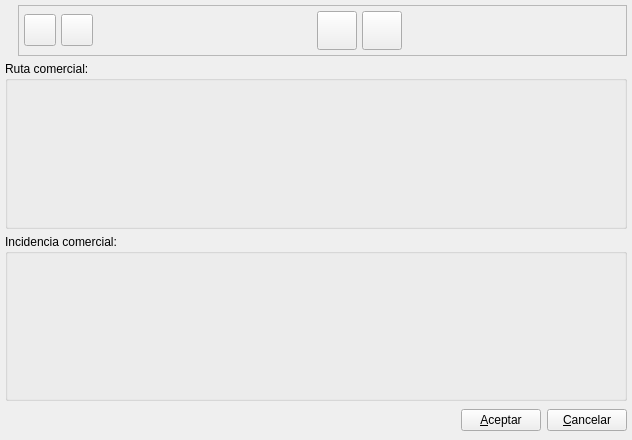
<ui version="4.0" >
 <author>Tomeu Borras</author>
 <class>RutaComercialIncBase</class>
 <widget class="QWidget" name="RutaComercialIncBase" >
  <property name="geometry" >
   <rect>
    <x>0</x>
    <y>0</y>
    <width>632</width>
    <height>440</height>
   </rect>
  </property>
  <property name="windowTitle" >
   <string>Ruta comercial</string>
  </property>
  <property name="windowIcon" >
   <iconset resource="../../../bulmages.qrc" >:/Bulmafact48x48/images/png/48x48/i_bulmages_cuentas_ingresos.48x48.png</iconset>
  </property>
  <layout class="QVBoxLayout" >
   <property name="margin" >
    <number>5</number>
   </property>
   <property name="spacing" >
    <number>5</number>
   </property>
   <item>
    <layout class="QHBoxLayout" >
     <property name="margin" >
      <number>0</number>
     </property>
     <property name="spacing" >
      <number>6</number>
     </property>
     <item>
      <widget class="QLabel" name="pixmapLabel1" >
       <property name="pixmap" >
        <pixmap resource="../../../bulmages.qrc" >:/Bulmafact48x48/images/png/48x48/i_bulmages_cuentas_ingresos.48x48.png</pixmap>
       </property>
       <property name="scaledContents" >
        <bool>true</bool>
       </property>
      </widget>
     </item>
     <item>
      <widget class="QFrame" name="frame" >
       <property name="frameShape" >
        <enum>QFrame::StyledPanel</enum>
       </property>
       <property name="frameShadow" >
        <enum>QFrame::Raised</enum>
       </property>
       <layout class="QHBoxLayout" >
        <property name="margin" >
         <number>5</number>
        </property>
        <property name="spacing" >
         <number>5</number>
        </property>
        <item>
         <widget class="QToolButton" name="mui_guardar" >
          <property name="minimumSize" >
           <size>
            <width>32</width>
            <height>32</height>
           </size>
          </property>
          <property name="toolTip" >
           <string>Guardar Factura</string>
          </property>
          <property name="whatsThis" >
           <string>Guardar Factura</string>
          </property>
          <property name="text" >
           <string/>
          </property>
          <property name="icon" >
           <iconset resource="../../../bulmages.qrc" >:/Images/edit-save.svg</iconset>
          </property>
          <property name="iconSize" >
           <size>
            <width>22</width>
            <height>22</height>
           </size>
          </property>
         </widget>
        </item>
        <item>
         <widget class="QToolButton" name="mui_borrar" >
          <property name="minimumSize" >
           <size>
            <width>32</width>
            <height>32</height>
           </size>
          </property>
          <property name="toolTip" >
           <string>Borrar Factura</string>
          </property>
          <property name="whatsThis" >
           <string>Borrar Factura</string>
          </property>
          <property name="text" >
           <string/>
          </property>
          <property name="icon" >
           <iconset resource="../../../bulmages.qrc" >:Images/edit-delete.svg</iconset>
          </property>
          <property name="iconSize" >
           <size>
            <width>22</width>
            <height>22</height>
           </size>
          </property>
         </widget>
        </item>
        <item>
         <spacer>
          <property name="orientation" >
           <enum>Qt::Horizontal</enum>
          </property>
          <property name="sizeType" >
           <enum>QSizePolicy::Expanding</enum>
          </property>
          <property name="sizeHint" >
           <size>
            <width>149</width>
            <height>36</height>
           </size>
          </property>
         </spacer>
        </item>
        <item>
         <widget class="QToolButton" name="mui_agregaralbaran" >
          <property name="enabled" >
           <bool>true</bool>
          </property>
          <property name="minimumSize" >
           <size>
            <width>32</width>
            <height>32</height>
           </size>
          </property>
          <property name="toolTip" >
           <string>Ver Albarán</string>
          </property>
          <property name="whatsThis" >
           <string>Ver Albarán</string>
          </property>
          <property name="text" >
           <string/>
          </property>
          <property name="icon" >
           <iconset resource="../../../bulmages.qrc" >:/Bulmafact48x48/images/png/48x48/i_bulmages_ventas_albaran_mas.48x48.png</iconset>
          </property>
          <property name="iconSize" >
           <size>
            <width>32</width>
            <height>32</height>
           </size>
          </property>
         </widget>
        </item>
        <item>
         <widget class="QToolButton" name="mui_cobrar" >
          <property name="enabled" >
           <bool>true</bool>
          </property>
          <property name="minimumSize" >
           <size>
            <width>32</width>
            <height>32</height>
           </size>
          </property>
          <property name="toolTip" >
           <string>Realizar Cobro</string>
          </property>
          <property name="whatsThis" >
           <string>Realizar Cobro</string>
          </property>
          <property name="text" >
           <string/>
          </property>
          <property name="icon" >
           <iconset resource="../../../bulmages.qrc" >:/Bulmafact48x48/images/png/48x48/i_bulmages_cobros.48x48.png</iconset>
          </property>
          <property name="iconSize" >
           <size>
            <width>32</width>
            <height>32</height>
           </size>
          </property>
         </widget>
        </item>
        <item>
         <spacer>
          <property name="orientation" >
           <enum>Qt::Horizontal</enum>
          </property>
          <property name="sizeType" >
           <enum>QSizePolicy::Expanding</enum>
          </property>
          <property name="sizeHint" >
           <size>
            <width>149</width>
            <height>36</height>
           </size>
          </property>
         </spacer>
        </item>
       </layout>
      </widget>
     </item>
    </layout>
   </item>
   <item>
    <widget class="QGroupBox" name="groupBox" >
     <property name="title" >
      <string>Ruta comercial:</string>
     </property>
     <layout class="QVBoxLayout" >
      <property name="margin" >
       <number>9</number>
      </property>
      <property name="spacing" >
       <number>6</number>
      </property>
      <item>
       <widget class="RutaComercialView" name="mui_rutacomercial" >
        <property name="sizePolicy" >
         <sizepolicy>
          <hsizetype>7</hsizetype>
          <vsizetype>7</vsizetype>
          <horstretch>0</horstretch>
          <verstretch>0</verstretch>
         </sizepolicy>
        </property>
        <property name="minimumSize" >
         <size>
          <width>0</width>
          <height>100</height>
         </size>
        </property>
       </widget>
      </item>
     </layout>
    </widget>
   </item>
   <item>
    <widget class="QGroupBox" name="groupBox_2" >
     <property name="title" >
      <string>Incidencia comercial:</string>
     </property>
     <layout class="QVBoxLayout" >
      <property name="margin" >
       <number>9</number>
      </property>
      <property name="spacing" >
       <number>6</number>
      </property>
      <item>
       <widget class="IncidenciaComercialView" name="mui_incidenciacomercial" >
        <property name="sizePolicy" >
         <sizepolicy>
          <hsizetype>7</hsizetype>
          <vsizetype>7</vsizetype>
          <horstretch>0</horstretch>
          <verstretch>0</verstretch>
         </sizepolicy>
        </property>
       </widget>
      </item>
     </layout>
    </widget>
   </item>
   <item>
    <layout class="QHBoxLayout" >
     <property name="margin" >
      <number>0</number>
     </property>
     <property name="spacing" >
      <number>6</number>
     </property>
     <item>
      <spacer>
       <property name="orientation" >
        <enum>Qt::Horizontal</enum>
       </property>
       <property name="sizeHint" >
        <size>
         <width>362</width>
         <height>29</height>
        </size>
       </property>
      </spacer>
     </item>
     <item>
      <widget class="QPushButton" name="mui_aceptar" >
       <property name="text" >
        <string>&amp;Aceptar</string>
       </property>
      </widget>
     </item>
     <item>
      <widget class="QPushButton" name="mui_cancelar" >
       <property name="text" >
        <string>&amp;Cancelar</string>
       </property>
      </widget>
     </item>
    </layout>
   </item>
  </layout>
 </widget>
 <layoutdefault spacing="2" margin="2" />
 <customwidgets>
  <customwidget>
   <class>RutaComercialView</class>
   <extends>QFrame</extends>
   <header>rutacomercialview.h</header>
  </customwidget>
  <customwidget>
   <class>IncidenciaComercialView</class>
   <extends>QFrame</extends>
   <header>incidenciacomercialview.h</header>
  </customwidget>
 </customwidgets>
 <resources>
  <include location="../../../bulmages.qrc" />
 </resources>
 <connections>
  <connection>
   <sender>mui_cancelar</sender>
   <signal>clicked()</signal>
   <receiver>RutaComercialIncBase</receiver>
   <slot>close()</slot>
   <hints>
    <hint type="sourcelabel" >
     <x>633</x>
     <y>683</y>
    </hint>
    <hint type="destinationlabel" >
     <x>2</x>
     <y>645</y>
    </hint>
   </hints>
  </connection>
 </connections>
</ui>
